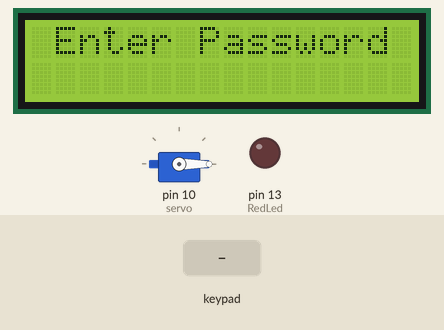
This sketch was run on a simulated Arduino Uno, built with avr-gcc and run on an emulated ATmega328P. On the bench: 16×2 character LCD, servo, output pins drawn as LEDs (lit = HIGH). Inputs (shaded band) come from the test bench. What the sketch prints to the serial monitor is not drawn.

Above: at 11.3 s.
11.4 s: keypad keys 4 2 4 2 A pressed 0.4 s apart
At 13.7 s:
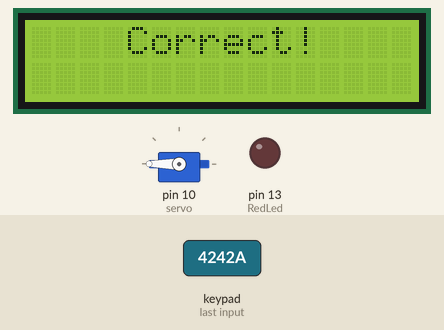
14.9 s: keypad keys 4 2 4 2 D pressed 0.4 s apart
At 16.7 s:
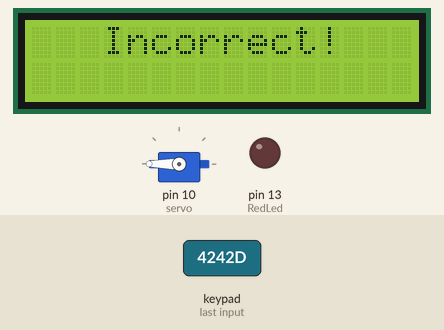
18.4 s: key 'A' pressed
At 20.7 s:
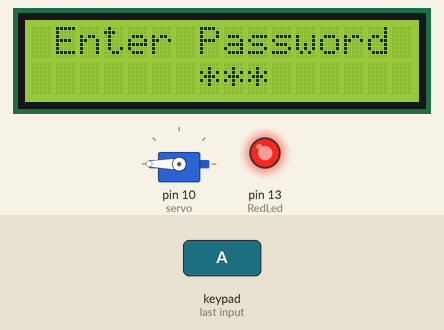
21.0 s: keypad keys 4 2 4 2 pressed 0.4 s apart
At 22.5 s:
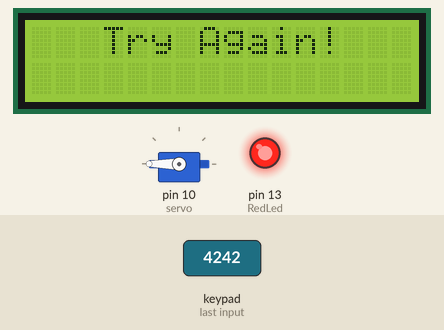
24.1 s: key 'B' pressed
At 25.4 s:
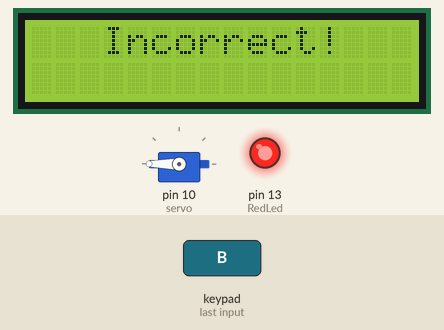
26.1 s: key 'C' pressed
At 28.2 s:
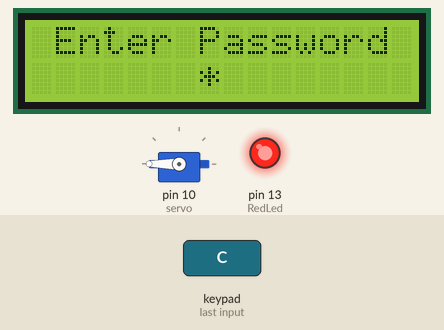
Timing chart, 0 to 29.7 s (numbered marks = the images above; inputs shaded):
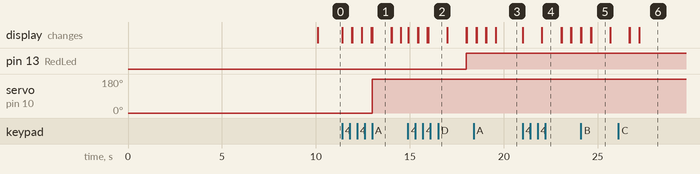

Measured:
- after the input at 11.4 s, servo on pin 10 (servo): 0° → 180° after 1.6 s; the display: first changes at once (image 1 shows a later state)
- after the input at 14.9 s, pin 13 (RedLed): LOW → HIGH after 3.1 s; the display: first changes at once (image 2 shows a later state)
- after the input at 18.4 s, the display: first differs from a run without the input after 0.68 s (image 3 shows a later state)
- after the input at 21.0 s, the display: first changes at once (image 4 shows a later state)
- after the input at 24.1 s, the display: first differs from a run without the input after 0.56 s (image 5)
- after the input at 26.1 s, the display: first differs from a run without the input after 0.61 s (image 6 shows a later state)
- what the display in image 5 shows lasts 1.0 s, from 24.7 s to 25.7 s

The sketch:

_9Control_Led_lcd_Password.ino
```cpp
/*
 =================================================================================================================
 Hàm strcmp() được sử dụng để so sánh hai chuỗi, việc so sánh được thực hiện về mặt từ vựng.
 Cú pháp:int strcmp( const char* lhs, const char* rhs );
 Giá trị 0 nếu hai chuỗi bằng nhau về mặt từ vựng.
=================================================================================================================
Channel M&E Automation:https://bit.ly/3uz3Bt8
Vui lòng đăng ký kênh https://bit.ly/34a2of1 cảm ơn các bạn rất nhiều!
Danh sách phát Arduino : https://bit.ly/34BUDlU
=================================================================================================================
*/
#include <Keypad.h>
#include <Servo.h>
#include <Wire.h>
#include <LiquidCrystal_I2C.h>      // Khai báo thư viện LCD sử dụng I2C
LiquidCrystal_I2C lcd(0x27, 16, 2); // 0x27 địa chỉ LCD, 16 cột và 2 hàng
Servo myservo; //Tạo biến myServo của loại Servo

//Tạo ký tự đặc biệt &
 byte va[] = {
  B00000,
  B01100,
  B10010,
  B10100,
  B01000,
  B10101,
  B10010,
  B01101
};
const byte ROWS = 4;
const byte COLS = 4;
char password[5];
char On_equip[]="4242"; // Mật khẩu mở cửa
char Off_equip[]="1212"; // Mật khẩu đóng cửa
int i = 0;
int on=0;
int servo = 10;
int RedLed = 13;

char MatrixKey[ROWS][COLS] =
{
  {'1','2','3','4'},
  {'5','6','7','8'},
  {'9','A','B','C'},
  {'D','E','F','G'}
};
byte rowPins[ROWS] = {5,4,3,2}; // R1,R2,R3,R4
byte colPins[COLS] = {6,7,8,9}; // C1,C2,C3,C4

Keypad Mykeys = Keypad( makeKeymap(MatrixKey), rowPins, colPins, ROWS, COLS);

//=================================================================================================================

void setup()
{
  Serial.begin(9600);
  pinMode(RedLed,OUTPUT);

  lcd.begin(); // Khởi tạo màn hình Màn hình
  lcd.backlight(); // Bật đèn màn hình Màn hình
  lcd.createChar(0, va); // Tạo ký tự đặc biệt &

  myservo.attach(servo);
  myservo.write (0);

// Hiện chữ M&E Automation
  lcd.setCursor(1, 0); // Di chuển con trỏ đến cột 1 và hàng 0
  lcd.print("M");
  lcd.setCursor(2, 0);
  lcd.write(byte(0)); // in ký tự đặc biệt đã tạo &.
  lcd.setCursor(3, 0);
  lcd.print("E");
  lcd.setCursor(5, 0);
  lcd.print("Automation");
  delay(10000);
  lcd.clear();
  lcd.print(" Enter Password");

}
//=================================================================================================================

void loop()
{
  char EnterKey = Mykeys.getKey();

 if (EnterKey)
 {
    password[i]=EnterKey; // Nhập lần lượt các ký tự vào biến chuỗi ký tự Psssword
    i++;
    on++;
    Serial.println(password);
    // Nhập mật khẩu
    if (i == 0) {
      password[0] = EnterKey;
      lcd.setCursor(6, 1);
      lcd.print(password[0]);
      delay(500); // Ký tự hiển thị trên màn hình LCD trong 0.5s
      lcd.setCursor(6, 1);
      lcd.print("*"); // Ký tự được thay bởi dấu *
    }
    if (i == 1) {
      password[1] = EnterKey;
      lcd.setCursor(7, 1);
      lcd.print(password[1]);
      delay(500);
      lcd.setCursor(7, 1);
      lcd.print("*");
    }
    if (i == 2) {
      password[2] = EnterKey;
      lcd.setCursor(8, 1);
      lcd.print(password[2]);
      delay(500);
      lcd.setCursor(8, 1);
      lcd.print("*");
    }
    if (i == 3) {
      password[3] = EnterKey;
      lcd.setCursor(9, 1);
      lcd.print(password[3]);
      delay(500);
      lcd.setCursor(9, 1);
      lcd.print("*");
    }
 }
             if(on==4)
                 {
                if(!strcmp(password,On_equip))
                  {
                    lcd.clear();
                    lcd.print("    Correct!");
                    myservo.write(180); // Mở cửa!
                    digitalWrite(RedLed,LOW);
                    delay(1000);
                    lcd.clear();
                    lcd.print("      Opened!");
                    i=0;
                    Serial.println(" Dung mat khau mo cua!");

                  }

                 if(!strcmp(password,Off_equip))
                 {
                    lcd.clear();
                    myservo.write(0); // Đóng cửa
                    lcd.print("     Closed!");
                    digitalWrite(RedLed,LOW);
                    delay(2000);
                    lcd.clear();
                    lcd.print(" Enter Password");
                    i=0;
                  }

                  if(strcmp(password,On_equip))
                  {
                    if(strcmp(password,Off_equip))
                    {

                    lcd.clear();
                    lcd.print("   Incorrect!");
                    delay(1000);
                    lcd.clear();
                    lcd.print("   Try Again!");
                    delay(1000);
                    lcd.clear();
                    lcd.print(" Enter Password");
                    i = 0;
                    Serial.println(" Sai mat khau nhap lai.............");
                    digitalWrite(RedLed,HIGH);

                    }
                  }
                  on=0;
                  }
 }
```
